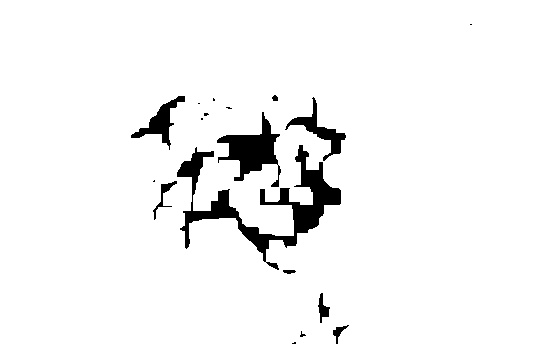
#> input picture TikTok_xie/pic_slide/temp.jpg, 552 x 344 px
$ python pic_spot_locaiton.py
#> lines starting #> are read from the running program, lines starting #| are printed output that depends on the picture; after the words box and inside, x2 and y2 are one past the last pixel; in counts of white or black regions, pixels touching at a corner belong together
import imutils
import cv2

image= cv2.imread('pic_slide/temp.jpg',1)
#> image is the input picture: shape (344, 552, 3); min 0, max 255, mean 243.5
image = cv2.resize(image,(600,600))
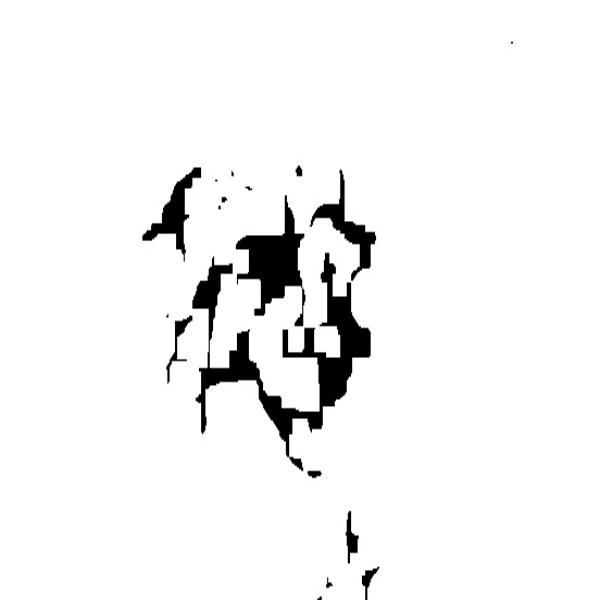
#> image: shape (600, 600, 3); min 0, max 255, mean 243.5

gray = cv2.cvtColor(image,cv2.COLOR_BGR2GRAY) # 灰度
blurred = cv2.GaussianBlur(gray,(5,5),0)   # 5*5的内核高斯平滑
thresh = cv2.threshold(blurred,108,255,cv2.THRESH_BINARY)[1]   # 阈值化，阈值化后形状被表示成黑色背景上的白色前景
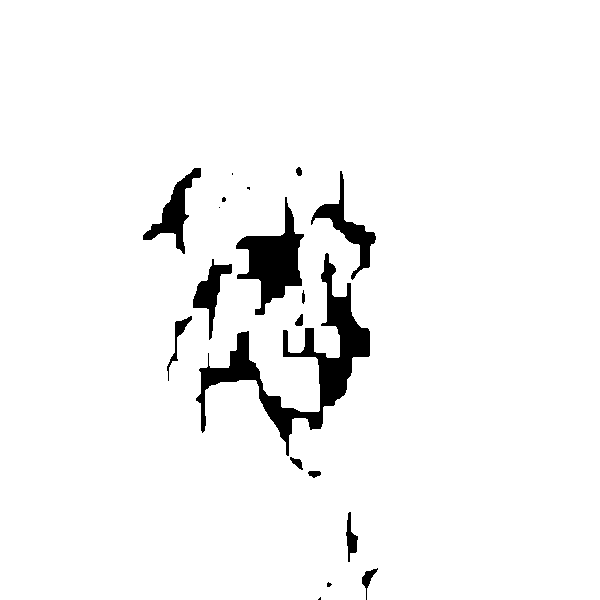
#> thresh: shape (600, 600); 95.7% white; 19 black regions (6 under 20 px)
cv2.imshow('Image',thresh)

# 在阈值图像中查找轮廓
# 找到白色对应的边界点的集合

cnts = cv2.findContours(thresh.copy(),cv2.RETR_EXTERNAL,cv2.CHAIN_APPROX_SIMPLE)
#> cnts = 1 contour; box (x1, y1, x2, y2) and area: (0, 0, 600, 600) 358597
cnts = imutils.grab_contours(cnts)
#  计算轮廓中心
for c in cnts:
    M = cv2.moments(c)
    try:
        cX = int(M['m10']/M['m00'])
        cY = int(M['m01']/M['m00'])
    except Exception as e:
        print(e)

    # 在图像上绘制形状的轮廓和中心
    cv2.drawContours(image,[c],-1,(0,255,0),2)
    cv2.circle(image,(cX,cY),7,(255,255,255),-1)
    cv2.putText(image,'center',(cX-20,cY-20),cv2.FONT_HERSHEY_SIMPLEX,0.5,(255,255,255),2)
    print('cX=',cX,'\n','cY=',cY)
    print('-----------------------')
#> this loop made 1 pass
#> (cX, cY) on pass 1: (299, 299)
#| cX= 299
#|  cY= 299
#| -----------------------
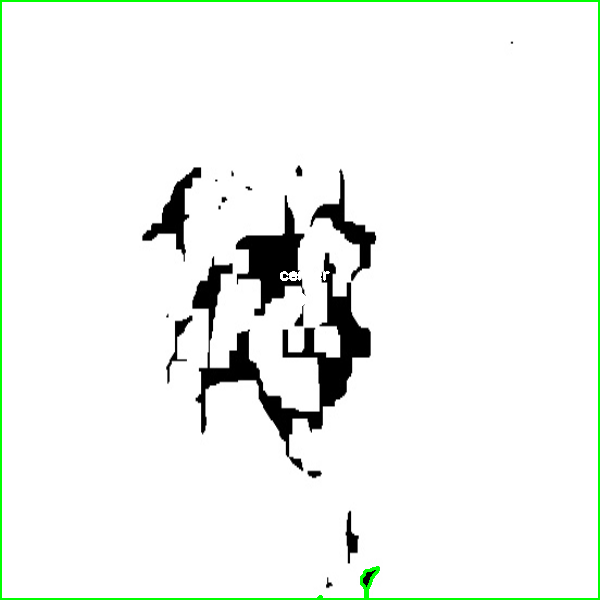
#> image: shape (600, 600, 3); 1.49% of pixels changed, all inside (x1, y1, x2, y2) = (0, 0, 600, 600)

cv2.waitKey(0)
